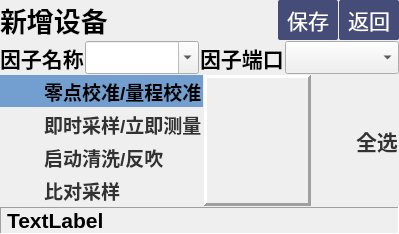
       <widget class="QWidget" name="deviceadd">
        <layout class="QVBoxLayout" name="verticalLayout_9" stretch="1,1,7,2">
         <property name="spacing">
          <number>1</number>
         </property>
         <property name="leftMargin">
          <number>0</number>
         </property>
         <property name="topMargin">
          <number>0</number>
         </property>
         <property name="rightMargin">
          <number>0</number>
         </property>
         <property name="bottomMargin">
          <number>0</number>
         </property>
         <item>
          <layout class="QHBoxLayout" name="horizontalLayout_8" stretch="7,0,0">
           <item>
            <widget class="QLabel" name="label_3">
             <property name="font">
              <font>
               <pointsize>20</pointsize>
               <weight>75</weight>
               <bold>true</bold>
              </font>
             </property>
             <property name="text">
              <string>新增设备</string>
             </property>
            </widget>
           </item>
           <item>
            <widget class="QPushButton" name="addok">
             <property name="sizePolicy">
              <sizepolicy hsizetype="Minimum" vsizetype="Preferred">
               <horstretch>0</horstretch>
               <verstretch>0</verstretch>
              </sizepolicy>
             </property>
             <property name="font">
              <font>
               <pointsize>16</pointsize>
              </font>
             </property>
             <property name="styleSheet">
              <string notr="true">QPushButton{
background-color: rgb(69, 76, 120);
color: rgb(255, 255, 255);
border: none;
border-radius: 2px;
width:60px;

}
 
QPushButton:hover{
background-color: rgb(0, 0, 152);
color: rgb(255, 255, 255);
border: none;
border-radius: 3px;

}
 
QPushButton:pressed{
background-color: rgb(0, 0, 152);
color: rgb(255, 255, 255);

}
</string>
             </property>
             <property name="text">
              <string>保存</string>
             </property>
            </widget>
           </item>
           <item>
            <widget class="QPushButton" name="addreback">
             <property name="sizePolicy">
              <sizepolicy hsizetype="Minimum" vsizetype="Preferred">
               <horstretch>0</horstretch>
               <verstretch>0</verstretch>
              </sizepolicy>
             </property>
             <property name="font">
              <font>
               <pointsize>16</pointsize>
              </font>
             </property>
             <property name="styleSheet">
              <string notr="true">QPushButton{
background-color: rgb(69, 76, 120);
color: rgb(255, 255, 255);
border: none;
border-radius: 2px;
width:60px;

}
 
QPushButton:hover{
background-color: rgb(0, 0, 152);
color: rgb(255, 255, 255);
border: none;
border-radius: 3px;

}
 
QPushButton:pressed{
background-color: rgb(0, 0, 152);
color: rgb(255, 255, 255);

}
</string>
             </property>
             <property name="text">
              <string>返回</string>
             </property>
            </widget>
           </item>
          </layout>
         </item>
         <item>
          <layout class="QHBoxLayout" name="horizontalLayout_7" stretch="0,1,0,1">
           <item>
            <widget class="QLabel" name="label_6">
             <property name="sizePolicy">
              <sizepolicy hsizetype="Preferred" vsizetype="Preferred">
               <horstretch>0</horstretch>
               <verstretch>0</verstretch>
              </sizepolicy>
             </property>
             <property name="font">
              <font>
               <pointsize>16</pointsize>
               <weight>75</weight>
               <bold>true</bold>
              </font>
             </property>
             <property name="text">
              <string>因子名称</string>
             </property>
            </widget>
           </item>
           <item>
            <widget class="QComboBox" name="addfacBox">
             <property name="sizePolicy">
              <sizepolicy hsizetype="Preferred" vsizetype="Preferred">
               <horstretch>0</horstretch>
               <verstretch>0</verstretch>
              </sizepolicy>
             </property>
             <property name="font">
              <font>
               <pointsize>16</pointsize>
               <weight>75</weight>
               <bold>true</bold>
              </font>
             </property>
             <property name="editable">
              <bool>true</bool>
             </property>
            </widget>
           </item>
           <item>
            <widget class="QLabel" name="label_7">
             <property name="sizePolicy">
              <sizepolicy hsizetype="Preferred" vsizetype="Preferred">
               <horstretch>0</horstretch>
               <verstretch>0</verstretch>
              </sizepolicy>
             </property>
             <property name="font">
              <font>
               <pointsize>16</pointsize>
               <weight>75</weight>
               <bold>true</bold>
              </font>
             </property>
             <property name="text">
              <string>因子端口</string>
             </property>
            </widget>
           </item>
           <item>
            <widget class="QComboBox" name="addcomBox">
             <property name="sizePolicy">
              <sizepolicy hsizetype="Preferred" vsizetype="Preferred">
               <horstretch>0</horstretch>
               <verstretch>0</verstretch>
              </sizepolicy>
             </property>
             <property name="font">
              <font>
               <pointsize>16</pointsize>
               <weight>75</weight>
               <bold>true</bold>
              </font>
             </property>
            </widget>
           </item>
          </layout>
         </item>
         <item>
          <layout class="QHBoxLayout" name="horizontalLayout_6" stretch="0,7,1">
           <item>
            <layout class="QVBoxLayout" name="verticalLayout_7">
             <item>
              <widget class="QCheckBox" name="addcmd1">
               <property name="sizePolicy">
                <sizepolicy hsizetype="Minimum" vsizetype="Preferred">
                 <horstretch>0</horstretch>
                 <verstretch>0</verstretch>
                </sizepolicy>
               </property>
               <property name="font">
                <font>
                 <pointsize>14</pointsize>
                 <weight>75</weight>
                 <bold>true</bold>
                </font>
               </property>
               <property name="styleSheet">
                <string notr="true">QCheckBox{
	border: none;/*最外层边框*/
}
QCheckBox::indicator{/*选择框尺寸*/
    background-color: rgba(0, 0, 0, 0);
	color:black;
    border: 0px solid #b1b1b1;
        width: 38px;
        height: 32px;
	font 75  18px &quot;Ubuntu&quot;;
}
QCheckBox:enabled:checked{
        color: rgb(0, 0, 0);
        font 75  18px &quot;Ubuntu&quot;;
			
		background-color: rgb(114, 159, 207);
}
QCheckBox:enabled:!checked{
        color: rgb(50, 50, 50);
       font 75  18px &quot;Ubuntu&quot;;

}
QCheckBox:enabled:hover{
      	font 75  20px &quot;Ubuntu&quot;;
        color: rgb(0, 20, 155);
}
QCheckBox:!enabled{
	color: rgb(80, 80, 80);
}
 
QCheckBox::indicator:unchecked {
   
	image: url(:/images/images/Off.png);
}

QCheckBox::indicator:checked {
    image: url(:/images/images/On.png);
}
</string>
               </property>
               <property name="text">
                <string>零点校准/量程校准</string>
               </property>
               <property name="checked">
                <bool>true</bool>
               </property>
               <property name="autoExclusive">
                <bool>true</bool>
               </property>
              </widget>
             </item>
             <item>
              <widget class="QCheckBox" name="addcmd2">
               <property name="sizePolicy">
                <sizepolicy hsizetype="Preferred" vsizetype="Preferred">
                 <horstretch>0</horstretch>
                 <verstretch>0</verstretch>
                </sizepolicy>
               </property>
               <property name="font">
                <font>
                 <pointsize>14</pointsize>
                 <weight>75</weight>
                 <bold>true</bold>
                </font>
               </property>
               <property name="styleSheet">
                <string notr="true">QCheckBox{
	border: none;/*最外层边框*/
}
QCheckBox::indicator{/*选择框尺寸*/
    background-color: rgba(0, 0, 0, 0);
	color:black;
    border: 0px solid #b1b1b1;
        width: 38px;
        height: 32px;
	font 75  18px &quot;Ubuntu&quot;;
}
QCheckBox:enabled:checked{
        color: rgb(0, 0, 0);
        font 75  18px &quot;Ubuntu&quot;;
			
		background-color: rgb(114, 159, 207);
}
QCheckBox:enabled:!checked{
        color: rgb(50, 50, 50);
       font 75  18px &quot;Ubuntu&quot;;

}
QCheckBox:enabled:hover{
      	font 75  20px &quot;Ubuntu&quot;;
        color: rgb(0, 20, 155);
}
QCheckBox:!enabled{
	color: rgb(80, 80, 80);
}
 
QCheckBox::indicator:unchecked {
   
	image: url(:/images/images/Off.png);
}

QCheckBox::indicator:checked {
    image: url(:/images/images/On.png);
}
</string>
               </property>
               <property name="text">
                <string>即时采样/立即测量</string>
               </property>
               <property name="autoExclusive">
                <bool>true</bool>
               </property>
              </widget>
             </item>
             <item>
              <widget class="QCheckBox" name="addcmd3">
               <property name="sizePolicy">
                <sizepolicy hsizetype="Preferred" vsizetype="Preferred">
                 <horstretch>0</horstretch>
                 <verstretch>0</verstretch>
                </sizepolicy>
               </property>
               <property name="font">
                <font>
                 <pointsize>14</pointsize>
                 <weight>75</weight>
                 <bold>true</bold>
                </font>
               </property>
               <property name="styleSheet">
                <string notr="true">QCheckBox{
	border: none;/*最外层边框*/
}
QCheckBox::indicator{/*选择框尺寸*/
    background-color: rgba(0, 0, 0, 0);
	color:black;
    border: 0px solid #b1b1b1;
        width: 38px;
        height: 32px;
	font 75  18px &quot;Ubuntu&quot;;
}
QCheckBox:enabled:checked{
        color: rgb(0, 0, 0);
        font 75  18px &quot;Ubuntu&quot;;
			
		background-color: rgb(114, 159, 207);
}
QCheckBox:enabled:!checked{
        color: rgb(50, 50, 50);
       font 75  18px &quot;Ubuntu&quot;;

}
QCheckBox:enabled:hover{
      	font 75  20px &quot;Ubuntu&quot;;
        color: rgb(0, 20, 155);
}
QCheckBox:!enabled{
	color: rgb(80, 80, 80);
}
 
QCheckBox::indicator:unchecked {
   
	image: url(:/images/images/Off.png);
}

QCheckBox::indicator:checked {
    image: url(:/images/images/On.png);
}
</string>
               </property>
               <property name="text">
                <string>启动清洗/反吹</string>
               </property>
               <property name="autoExclusive">
                <bool>true</bool>
               </property>
              </widget>
             </item>
             <item>
              <widget class="QCheckBox" name="addcmd4">
               <property name="sizePolicy">
                <sizepolicy hsizetype="Preferred" vsizetype="Preferred">
                 <horstretch>0</horstretch>
                 <verstretch>0</verstretch>
                </sizepolicy>
               </property>
               <property name="font">
                <font>
                 <pointsize>14</pointsize>
                 <weight>75</weight>
                 <bold>true</bold>
                </font>
               </property>
               <property name="styleSheet">
                <string notr="true">QCheckBox{
	border: none;/*最外层边框*/
}
QCheckBox::indicator{/*选择框尺寸*/
    background-color: rgba(0, 0, 0, 0);
	color:black;
    border: 0px solid #b1b1b1;
        width: 38px;
        height: 32px;
	font 75  18px &quot;Ubuntu&quot;;
}
QCheckBox:enabled:checked{
        color: rgb(0, 0, 0);
        font 75  18px &quot;Ubuntu&quot;;
			
		background-color: rgb(114, 159, 207);
}
QCheckBox:enabled:!checked{
        color: rgb(50, 50, 50);
       font 75  18px &quot;Ubuntu&quot;;

}
QCheckBox:enabled:hover{
      	font 75  20px &quot;Ubuntu&quot;;
        color: rgb(0, 20, 155);
}
QCheckBox:!enabled{
	color: rgb(80, 80, 80);
}
 
QCheckBox::indicator:unchecked {
   
	image: url(:/images/images/Off.png);
}

QCheckBox::indicator:checked {
    image: url(:/images/images/On.png);
}
</string>
               </property>
               <property name="text">
                <string>比对采样</string>
               </property>
               <property name="autoExclusive">
                <bool>true</bool>
               </property>
              </widget>
             </item>
            </layout>
           </item>
           <item>
            <widget class="QStackedWidget" name="addTimeframe">
             <property name="frameShape">
              <enum>QFrame::Panel</enum>
             </property>
             <property name="frameShadow">
              <enum>QFrame::Raised</enum>
             </property>
             <property name="lineWidth">
              <number>3</number>
             </property>
             <widget class="QWidget" name="ap1"/>
             <widget class="QWidget" name="ap2"/>
             <widget class="QWidget" name="ap3"/>
             <widget class="QWidget" name="ap4"/>
            </widget>
           </item>
           <item>
            <layout class="QVBoxLayout" name="verticalLayout_8">
             <item>
              <widget class="QCheckBox" name="addSelAll">
               <property name="font">
                <font>
                 <pointsize>16</pointsize>
                 <weight>75</weight>
                 <bold>true</bold>
                </font>
               </property>
               <property name="styleSheet">
                <string notr="true">QCheckBox{
	border: none;/*最外层边框*/
}
QCheckBox::indicator{/*选择框尺寸*/
    background-color: rgba(0, 0, 0, 0);
	color:black;
    border: 0px solid #b1b1b1;
        width: 38px;
        height: 32px;
	font 75  18px &quot;Ubuntu&quot;;
}
QCheckBox:enabled:checked{
        color: rgb(0, 0, 0);
        font 75  18px &quot;Ubuntu&quot;;
			
		background-color: rgb(114, 159, 207);
}
QCheckBox:enabled:!checked{
        color: rgb(50, 50, 50);
       font 75  18px &quot;Ubuntu&quot;;

}
QCheckBox:enabled:hover{
      	font 75  20px &quot;Ubuntu&quot;;
        color: rgb(0, 20, 155);
}
QCheckBox:!enabled{
	color: rgb(80, 80, 80);
}
 
QCheckBox::indicator:unchecked {
   
	image: url(:/images/images/Off.png);
}

QCheckBox::indicator:checked {
    image: url(:/images/images/On.png);
}
</string>
               </property>
               <property name="text">
                <string>全选</string>
               </property>
              </widget>
             </item>
            </layout>
           </item>
          </layout>
         </item>
         <item>
          <widget class="QLabel" name="addcmdinfo">
           <property name="font">
            <font>
             <pointsize>16</pointsize>
             <weight>75</weight>
             <bold>true</bold>
            </font>
           </property>
           <property name="frameShape">
            <enum>QFrame::Panel</enum>
           </property>
           <property name="frameShadow">
            <enum>QFrame::Sunken</enum>
           </property>
           <property name="text">
            <string>TextLabel</string>
           </property>
          </widget>
         </item>
        </layout>
       </widget>
